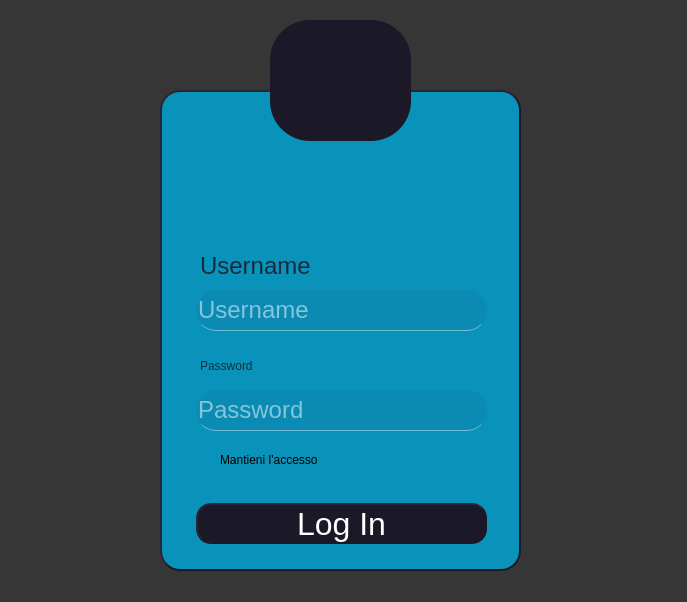
<?xml version="1.0" encoding="UTF-8"?>
<ui version="4.0">
 <class>MainWindow</class>
 <widget class="QMainWindow" name="MainWindow">
  <property name="geometry">
   <rect>
    <x>0</x>
    <y>0</y>
    <width>687</width>
    <height>602</height>
   </rect>
  </property>
  <property name="windowTitle">
   <string>MainWindow</string>
  </property>
  <property name="whatsThis">
   <string>&lt;html&gt;&lt;head/&gt;&lt;body&gt;&lt;p&gt;&lt;img src=&quot;:/Libreria/background.pdf&quot;/&gt;&lt;/p&gt;&lt;/body&gt;&lt;/html&gt;</string>
  </property>
  <property name="autoFillBackground">
   <bool>false</bool>
  </property>
  <property name="styleSheet">
   <string notr="true">background-color: rgb(54, 54, 54);</string>
  </property>
  <widget class="QWidget" name="centralwidget">
   <widget class="QFrame" name="frame">
    <property name="geometry">
     <rect>
      <x>160</x>
      <y>90</y>
      <width>361</width>
      <height>481</height>
     </rect>
    </property>
    <property name="styleSheet">
     <string notr="true">background-color:rgb(0, 166, 214, 210) ;
border-radius: 20px;
border-style: outset;
border-width: 2px;
border-color:rgb(27,25,39);</string>
    </property>
    <property name="frameShape">
     <enum>QFrame::StyledPanel</enum>
    </property>
    <property name="frameShadow">
     <enum>QFrame::Raised</enum>
    </property>
    <widget class="QLineEdit" name="UsernameField">
     <property name="geometry">
      <rect>
       <x>36</x>
       <y>200</y>
       <width>291</width>
       <height>41</height>
      </rect>
     </property>
     <property name="styleSheet">
      <string notr="true">font-size:18pt; 
background-color: rgba(23, 28, 78, 17);
color:rgb(255, 255, 255);
font: 16pt &quot;Source Code Pro for Powerline&quot;;
border:none;
border-bottom: 1px solid rgba(255, 255, 255, 100);</string>
     </property>
     <property name="placeholderText">
      <string notr="true">Username</string>
     </property>
    </widget>
    <widget class="QLineEdit" name="PasswordField">
     <property name="geometry">
      <rect>
       <x>36</x>
       <y>300</y>
       <width>291</width>
       <height>41</height>
      </rect>
     </property>
     <property name="styleSheet">
      <string notr="true">font-size:18pt; 
background-color: rgba(23, 28, 78, 17);
color:rgb(255, 255, 255);
font: 16pt &quot;Source Code Pro for Powerline&quot;;
border:none;
border-bottom: 1px solid rgba(255, 255, 255, 100);</string>
     </property>
     <property name="echoMode">
      <enum>QLineEdit::Password</enum>
     </property>
     <property name="placeholderText">
      <string>Password</string>
     </property>
    </widget>
    <widget class="QPushButton" name="LoginButton">
     <property name="geometry">
      <rect>
       <x>36</x>
       <y>413</y>
       <width>291</width>
       <height>41</height>
      </rect>
     </property>
     <property name="styleSheet">
      <string notr="true">font-size:24pt;
background-color: rgb(27, 25, 39);
color:rgb(255, 255, 255);
font: 22pt &quot;Source Code Pro for Powerline&quot;;
border-radius:15px;</string>
     </property>
     <property name="text">
      <string>Log In</string>
     </property>
     <property name="checkable">
      <bool>true</bool>
     </property>
     <property name="checked">
      <bool>false</bool>
     </property>
    </widget>
    <widget class="QLabel" name="username_label">
     <property name="geometry">
      <rect>
       <x>40</x>
       <y>160</y>
       <width>111</width>
       <height>31</height>
      </rect>
     </property>
     <property name="styleSheet">
      <string notr="true">background-color: transparent;
color: rgb(27, 25, 39,220);
font: 18pt;
font: 22pt &quot;Mukta Mahee&quot;;
border:null;</string>
     </property>
     <property name="text">
      <string>Username</string>
     </property>
    </widget>
    <widget class="QLabel" name="password_label">
     <property name="geometry">
      <rect>
       <x>40</x>
       <y>260</y>
       <width>111</width>
       <height>31</height>
      </rect>
     </property>
     <property name="styleSheet">
      <string notr="true">font: 22pt &quot;Mukta Mahee&quot;;
background:transparent;
color: rgb(27, 25, 39,220);
border:null;</string>
     </property>
     <property name="text">
      <string>Password</string>
     </property>
    </widget>
    <widget class="QLabel" name="label_2">
     <property name="geometry">
      <rect>
       <x>140</x>
       <y>70</y>
       <width>91</width>
       <height>81</height>
      </rect>
     </property>
     <property name="styleSheet">
      <string notr="true">background-color:transparent;
border:null;</string>
     </property>
     <property name="text">
      <string/>
     </property>
     <property name="pixmap">
      <pixmap resource="User.qrc">:/icon/profile.png</pixmap>
     </property>
     <property name="scaledContents">
      <bool>true</bool>
     </property>
    </widget>
    <widget class="QLabel" name="error_label">
     <property name="geometry">
      <rect>
       <x>40</x>
       <y>384</y>
       <width>281</width>
       <height>21</height>
      </rect>
     </property>
     <property name="styleSheet">
      <string notr="true">color:red;
border:none;
background-color:transparent;</string>
     </property>
     <property name="text">
      <string/>
     </property>
    </widget>
    <widget class="QCheckBox" name="remember_box">
     <property name="geometry">
      <rect>
       <x>40</x>
       <y>360</y>
       <width>281</width>
       <height>20</height>
      </rect>
     </property>
     <property name="styleSheet">
      <string notr="true">background-color:transparent;
border:none;
</string>
     </property>
     <property name="text">
      <string>Mantieni l'accesso</string>
     </property>
    </widget>
   </widget>
   <widget class="QLabel" name="label_3">
    <property name="geometry">
     <rect>
      <x>290</x>
      <y>30</y>
      <width>101</width>
      <height>91</height>
     </rect>
    </property>
    <property name="styleSheet">
     <string notr="true">background-color:rgb(27,25,39);</string>
    </property>
    <property name="text">
     <string/>
    </property>
    <property name="pixmap">
     <pixmap resource="logo.qrc">:/Logo/Babelib-removebg-preview.png</pixmap>
    </property>
    <property name="scaledContents">
     <bool>true</bool>
    </property>
   </widget>
   <widget class="QToolButton" name="toolButton">
    <property name="geometry">
     <rect>
      <x>270</x>
      <y>20</y>
      <width>141</width>
      <height>121</height>
     </rect>
    </property>
    <property name="styleSheet">
     <string notr="true">border-radius:15px;
background-color: rgb(27,25,39);
border-radius: 40px;
border-style: outset;</string>
    </property>
    <property name="text">
     <string/>
    </property>
   </widget>
   <widget class="QLabel" name="label_5">
    <property name="geometry">
     <rect>
      <x>-150</x>
      <y>0</y>
      <width>931</width>
      <height>731</height>
     </rect>
    </property>
    <property name="autoFillBackground">
     <bool>false</bool>
    </property>
    <property name="text">
     <string/>
    </property>
    <property name="pixmap">
     <pixmap resource="wa.qrc">:/waa/background.jpg</pixmap>
    </property>
    <property name="scaledContents">
     <bool>true</bool>
    </property>
   </widget>
   <zorder>label_5</zorder>
   <zorder>frame</zorder>
   <zorder>toolButton</zorder>
   <zorder>label_3</zorder>
  </widget>
  <widget class="QStatusBar" name="statusbar"/>
 </widget>
 <resources>
  <include location="logo.qrc"/>
  <include location="wa.qrc"/>
  <include location="Sfondo.qrc"/>
  <include location="Icon.qrc"/>
  <include location="User.qrc"/>
 </resources>
 <connections/>
</ui>
